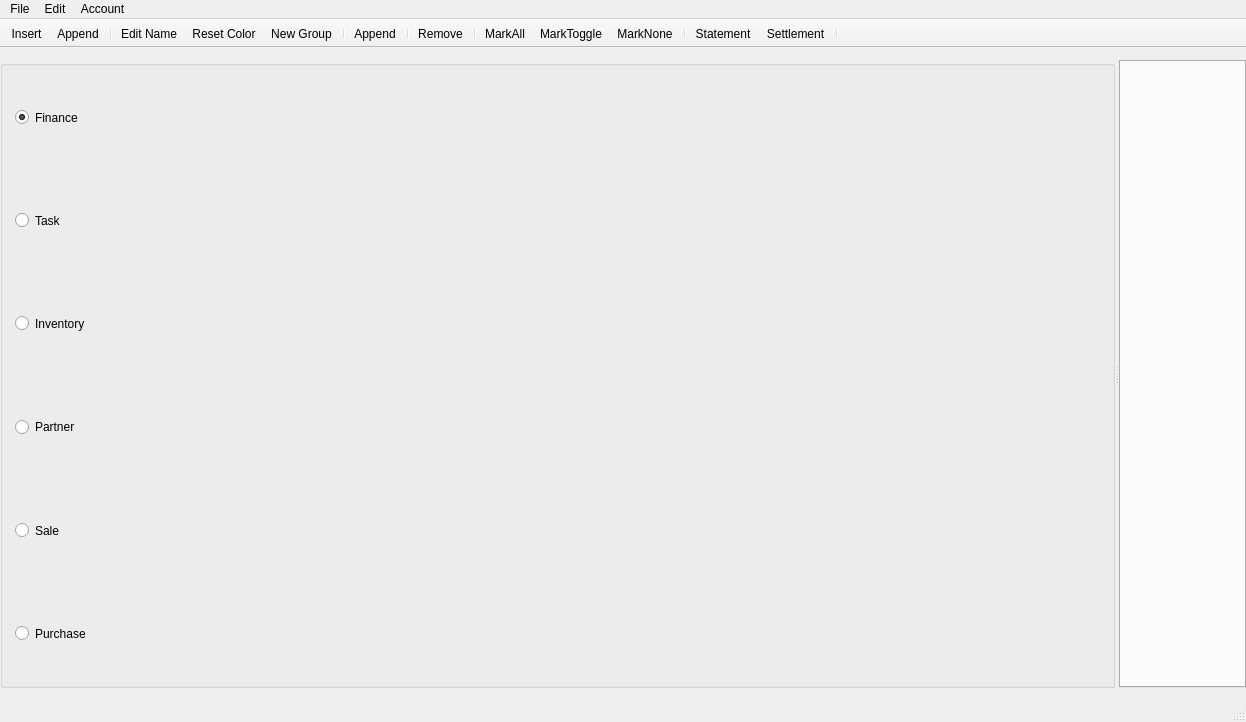
<?xml version="1.0" encoding="UTF-8"?>
<ui version="4.0">
 <class>MainWindow</class>
 <widget class="QMainWindow" name="MainWindow">
  <property name="geometry">
   <rect>
    <x>0</x>
    <y>0</y>
    <width>1246</width>
    <height>722</height>
   </rect>
  </property>
  <property name="windowTitle">
   <string/>
  </property>
  <widget class="QWidget" name="centralwidget">
   <property name="sizePolicy">
    <sizepolicy hsizetype="Expanding" vsizetype="Preferred">
     <horstretch>0</horstretch>
     <verstretch>0</verstretch>
    </sizepolicy>
   </property>
   <layout class="QGridLayout" name="gridLayout">
    <property name="leftMargin">
     <number>0</number>
    </property>
    <property name="topMargin">
     <number>12</number>
    </property>
    <property name="rightMargin">
     <number>0</number>
    </property>
    <property name="bottomMargin">
     <number>12</number>
    </property>
    <property name="spacing">
     <number>8</number>
    </property>
    <item row="0" column="0">
     <widget class="QSplitter" name="splitter">
      <property name="sizePolicy">
       <sizepolicy hsizetype="Preferred" vsizetype="Preferred">
        <horstretch>0</horstretch>
        <verstretch>0</verstretch>
       </sizepolicy>
      </property>
      <property name="orientation">
       <enum>Qt::Orientation::Horizontal</enum>
      </property>
      <widget class="QGroupBox" name="groupBoxSection">
       <property name="sizePolicy">
        <sizepolicy hsizetype="Fixed" vsizetype="Preferred">
         <horstretch>0</horstretch>
         <verstretch>0</verstretch>
        </sizepolicy>
       </property>
       <property name="title">
        <string/>
       </property>
       <layout class="QVBoxLayout" name="verticalLayout">
        <property name="spacing">
         <number>0</number>
        </property>
        <property name="leftMargin">
         <number>12</number>
        </property>
        <property name="topMargin">
         <number>0</number>
        </property>
        <property name="rightMargin">
         <number>12</number>
        </property>
        <property name="bottomMargin">
         <number>0</number>
        </property>
        <item>
         <widget class="QRadioButton" name="rBtnFinance">
          <property name="sizePolicy">
           <sizepolicy hsizetype="Minimum" vsizetype="Preferred">
            <horstretch>0</horstretch>
            <verstretch>0</verstretch>
           </sizepolicy>
          </property>
          <property name="text">
           <string>Finance</string>
          </property>
          <property name="checkable">
           <bool>true</bool>
          </property>
          <property name="checked">
           <bool>true</bool>
          </property>
         </widget>
        </item>
        <item>
         <widget class="QRadioButton" name="rBtnTask">
          <property name="sizePolicy">
           <sizepolicy hsizetype="Minimum" vsizetype="Preferred">
            <horstretch>0</horstretch>
            <verstretch>0</verstretch>
           </sizepolicy>
          </property>
          <property name="text">
           <string>Task</string>
          </property>
         </widget>
        </item>
        <item>
         <widget class="QRadioButton" name="rBtnInventory">
          <property name="sizePolicy">
           <sizepolicy hsizetype="Minimum" vsizetype="Preferred">
            <horstretch>0</horstretch>
            <verstretch>0</verstretch>
           </sizepolicy>
          </property>
          <property name="text">
           <string>Inventory</string>
          </property>
         </widget>
        </item>
        <item>
         <widget class="QRadioButton" name="rBtnPartner">
          <property name="sizePolicy">
           <sizepolicy hsizetype="Minimum" vsizetype="Preferred">
            <horstretch>0</horstretch>
            <verstretch>0</verstretch>
           </sizepolicy>
          </property>
          <property name="text">
           <string>Partner</string>
          </property>
         </widget>
        </item>
        <item>
         <widget class="QRadioButton" name="rBtnSale">
          <property name="sizePolicy">
           <sizepolicy hsizetype="Minimum" vsizetype="Preferred">
            <horstretch>0</horstretch>
            <verstretch>0</verstretch>
           </sizepolicy>
          </property>
          <property name="text">
           <string>Sale</string>
          </property>
         </widget>
        </item>
        <item>
         <widget class="QRadioButton" name="rBtnPurchase">
          <property name="sizePolicy">
           <sizepolicy hsizetype="Minimum" vsizetype="Preferred">
            <horstretch>0</horstretch>
            <verstretch>0</verstretch>
           </sizepolicy>
          </property>
          <property name="text">
           <string>Purchase</string>
          </property>
         </widget>
        </item>
       </layout>
      </widget>
      <widget class="QTabWidget" name="tabWidget"/>
     </widget>
    </item>
   </layout>
  </widget>
  <widget class="QMenuBar" name="menubar">
   <property name="enabled">
    <bool>true</bool>
   </property>
   <property name="geometry">
    <rect>
     <x>0</x>
     <y>0</y>
     <width>1246</width>
     <height>24</height>
    </rect>
   </property>
   <widget class="QMenu" name="menuFile">
    <property name="title">
     <string>File</string>
    </property>
    <addaction name="actionAbout"/>
    <addaction name="actionPreferences"/>
    <addaction name="actionCheckforUpdates"/>
    <addaction name="separator"/>
    <addaction name="actionQuit"/>
   </widget>
   <widget class="QMenu" name="menuEdit">
    <property name="title">
     <string>Edit</string>
    </property>
    <addaction name="actionInsertNode"/>
    <addaction name="actionAppendNode"/>
    <addaction name="separator"/>
    <addaction name="actionEditName"/>
    <addaction name="actionResetColor"/>
    <addaction name="actionNewGroup"/>
    <addaction name="separator"/>
    <addaction name="actionAppendEntry"/>
    <addaction name="separator"/>
    <addaction name="actionRemove"/>
    <addaction name="separator"/>
    <addaction name="actionJump"/>
    <addaction name="actionSearch"/>
   </widget>
   <widget class="QMenu" name="menuAccount">
    <property name="title">
     <string>Account</string>
    </property>
    <addaction name="actionLogin"/>
    <addaction name="actionLogout"/>
    <addaction name="separator"/>
    <addaction name="actionRegister"/>
    <addaction name="actionReconnect"/>
    <addaction name="separator"/>
    <addaction name="actionEmail"/>
    <addaction name="actionWorkspace"/>
    <addaction name="actionExpireDate"/>
   </widget>
   <addaction name="menuFile"/>
   <addaction name="menuEdit"/>
   <addaction name="menuAccount"/>
  </widget>
  <widget class="QStatusBar" name="statusbar"/>
  <widget class="QToolBar" name="toolBar">
   <property name="enabled">
    <bool>true</bool>
   </property>
   <property name="windowTitle">
    <string>toolBar</string>
   </property>
   <property name="movable">
    <bool>false</bool>
   </property>
   <attribute name="toolBarArea">
    <enum>TopToolBarArea</enum>
   </attribute>
   <attribute name="toolBarBreak">
    <bool>false</bool>
   </attribute>
   <addaction name="actionInsertNode"/>
   <addaction name="actionAppendNode"/>
   <addaction name="separator"/>
   <addaction name="actionEditName"/>
   <addaction name="actionResetColor"/>
   <addaction name="actionNewGroup"/>
   <addaction name="separator"/>
   <addaction name="actionAppendEntry"/>
   <addaction name="separator"/>
   <addaction name="actionRemove"/>
   <addaction name="separator"/>
   <addaction name="actionMarkAll"/>
   <addaction name="actionMarkToggle"/>
   <addaction name="actionMarkNone"/>
   <addaction name="separator"/>
   <addaction name="actionStatement"/>
   <addaction name="actionSettlement"/>
   <addaction name="separator"/>
  </widget>
  <action name="actionInsertNode">
   <property name="text">
    <string>Insert</string>
   </property>
   <property name="toolTip">
    <string>Insert Node</string>
   </property>
   <property name="shortcut">
    <string>Alt+N</string>
   </property>
  </action>
  <action name="actionRemove">
   <property name="text">
    <string>Remove</string>
   </property>
  </action>
  <action name="actionAppendNode">
   <property name="text">
    <string>Append</string>
   </property>
   <property name="toolTip">
    <string>Append Node</string>
   </property>
   <property name="shortcut">
    <string>Alt+P</string>
   </property>
  </action>
  <action name="actionJump">
   <property name="text">
    <string>Jump</string>
   </property>
   <property name="toolTip">
    <string>Jump</string>
   </property>
   <property name="shortcut">
    <string>Ctrl+J</string>
   </property>
  </action>
  <action name="actionEditName">
   <property name="text">
    <string>Edit Name</string>
   </property>
   <property name="toolTip">
    <string>Edit Name</string>
   </property>
   <property name="shortcut">
    <string>Alt+E</string>
   </property>
  </action>
  <action name="actionSearch">
   <property name="text">
    <string>Search</string>
   </property>
   <property name="shortcut">
    <string>Ctrl+F</string>
   </property>
  </action>
  <action name="actionPreferences">
   <property name="text">
    <string>Preferences...</string>
   </property>
   <property name="shortcut">
    <string>Ctrl+,</string>
   </property>
   <property name="menuRole">
    <enum>QAction::MenuRole::PreferencesRole</enum>
   </property>
  </action>
  <action name="actionAbout">
   <property name="text">
    <string>About YTX</string>
   </property>
   <property name="toolTip">
    <string>About YTX</string>
   </property>
   <property name="menuRole">
    <enum>QAction::MenuRole::AboutRole</enum>
   </property>
  </action>
  <action name="actionMarkAll">
   <property name="text">
    <string>MarkAll</string>
   </property>
   <property name="menuRole">
    <enum>QAction::MenuRole::NoRole</enum>
   </property>
  </action>
  <action name="actionMarkNone">
   <property name="text">
    <string>MarkNone</string>
   </property>
   <property name="menuRole">
    <enum>QAction::MenuRole::NoRole</enum>
   </property>
  </action>
  <action name="actionMarkToggle">
   <property name="text">
    <string>MarkToggle</string>
   </property>
   <property name="menuRole">
    <enum>QAction::MenuRole::NoRole</enum>
   </property>
  </action>
  <action name="actionAppendEntry">
   <property name="text">
    <string>Append</string>
   </property>
   <property name="toolTip">
    <string>Append Entry</string>
   </property>
   <property name="shortcut">
    <string>Ctrl+N</string>
   </property>
  </action>
  <action name="actionExportExcel">
   <property name="text">
    <string>Export Excel...</string>
   </property>
   <property name="toolTip">
    <string>Export Excel</string>
   </property>
  </action>
  <action name="actionStatement">
   <property name="text">
    <string>Statement</string>
   </property>
   <property name="menuRole">
    <enum>QAction::MenuRole::NoRole</enum>
   </property>
  </action>
  <action name="actionSettlement">
   <property name="text">
    <string>Settlement</string>
   </property>
   <property name="toolTip">
    <string>Settlement</string>
   </property>
   <property name="menuRole">
    <enum>QAction::MenuRole::NoRole</enum>
   </property>
  </action>
  <action name="actionLogin">
   <property name="text">
    <string>Login...</string>
   </property>
   <property name="menuRole">
    <enum>QAction::MenuRole::NoRole</enum>
   </property>
  </action>
  <action name="actionLogout">
   <property name="enabled">
    <bool>false</bool>
   </property>
   <property name="text">
    <string>Logout</string>
   </property>
   <property name="menuRole">
    <enum>QAction::MenuRole::NoRole</enum>
   </property>
  </action>
  <action name="actionEmail">
   <property name="text">
    <string>Email</string>
   </property>
   <property name="toolTip">
    <string>Email</string>
   </property>
   <property name="menuRole">
    <enum>QAction::MenuRole::NoRole</enum>
   </property>
  </action>
  <action name="actionWorkspace">
   <property name="text">
    <string>Workspace</string>
   </property>
   <property name="toolTip">
    <string>Workspace</string>
   </property>
   <property name="menuRole">
    <enum>QAction::MenuRole::NoRole</enum>
   </property>
  </action>
  <action name="actionResetColor">
   <property name="text">
    <string>Reset Color</string>
   </property>
   <property name="toolTip">
    <string>Reset Color</string>
   </property>
   <property name="shortcut">
    <string>Alt+R</string>
   </property>
  </action>
  <action name="actionRegister">
   <property name="text">
    <string>Register...</string>
   </property>
  </action>
  <action name="actionReconnect">
   <property name="enabled">
    <bool>false</bool>
   </property>
   <property name="text">
    <string>Reconnect</string>
   </property>
   <property name="menuRole">
    <enum>QAction::MenuRole::NoRole</enum>
   </property>
  </action>
  <action name="actionQuit">
   <property name="text">
    <string>Quit</string>
   </property>
   <property name="shortcut">
    <string>Ctrl+Q</string>
   </property>
   <property name="menuRole">
    <enum>QAction::MenuRole::QuitRole</enum>
   </property>
  </action>
  <action name="actionNewGroup">
   <property name="text">
    <string>New Group</string>
   </property>
   <property name="shortcut">
    <string>Alt+G</string>
   </property>
   <property name="menuRole">
    <enum>QAction::MenuRole::NoRole</enum>
   </property>
  </action>
  <action name="actionExpireDate">
   <property name="text">
    <string>Expire Date</string>
   </property>
  </action>
  <action name="actionCheckforUpdates">
   <property name="text">
    <string>Check for Updates</string>
   </property>
   <property name="menuRole">
    <enum>QAction::MenuRole::ApplicationSpecificRole</enum>
   </property>
  </action>
 </widget>
 <resources/>
 <connections/>
</ui>
